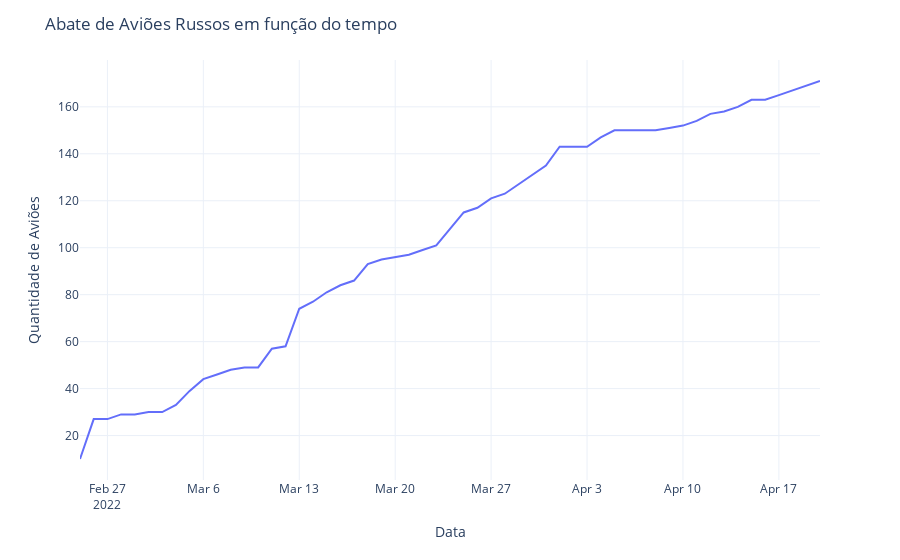

Notebook cell for this chart:
### Markdown cell above
# Plotando visualização de dados

### Code cell
Plot_abates_eq_aereos = px.line(x=base_war['date'], y=base_war['aircraft'])
Plot_abates_eq_aereos.update_layout(title='Abate de Aviões Russos em função do tempo',
xaxis_title='Data',
yaxis_title='Quantidade de Aviões', 
template = 'plotly_white') #adicionando o template
Plot_abates_eq_aereos

### Figure 1 — Plotly figure (JSON) as saved in the notebook; plotly's stock layout.template omitted (floating-point values rounded to 4 significant figures)
{"data": [{"hovertemplate": "x=%{x}<br>y=%{y}<extra></extra>", "legendgroup": "", "line": {"color": "#636efa", "dash": "solid"}, "marker": {"symbol": "circle"}, "mode": "lines", "name": "", "orientation": "v", "showlegend": false, "type": "scatter", "x": ["2022-02-25", "2022-02-26", "2022-02-27", "2022-02-28", "2022-03-01", "2022-03-02", "2022-03-03", "2022-03-04", "2022-03-05", "2022-03-06", "2022-03-07", "2022-03-08", "2022-03-09", "2022-03-10", "2022-03-11", "2022-03-12", "2022-03-13", "2022-03-14", "2022-03-15", "2022-03-16", "2022-03-17", "2022-03-18", "2022-03-19", "2022-03-20", "2022-03-21", "2022-03-22", "2022-03-23", "2022-03-24", "2022-03-25", "2022-03-26", "2022-03-27", "2022-03-28", "2022-03-29", "2022-03-30", "2022-03-31", "2022-04-01", "2022-04-02", "2022-04-03", "2022-04-04", "2022-04-05", "2022-04-06", "2022-04-07", "2022-04-08", "2022-04-09", "2022-04-10", "2022-04-11", "2022-04-12", "2022-04-13", "2022-04-14", "2022-04-15", "2022-04-16", "2022-04-17", "2022-04-18", "2022-04-19", "2022-04-20"], "xaxis": "x", "y": [10, 27, 27, 29, 29, 30, 30, 33, 39, 44, 46, 48, 49, 49, 57, 58, 74, 77, 81, 84, 86, 93, 95, 96, 97, 99, 101, 108, 115, 117, 121, 123, 127, 131, 135, 143, 143, 143, 147, 150, 150, 150, 150, 151, 152, 154, 157, 158, 160, 163, 163, 165, 167, 169, 171], "yaxis": "y"}], "layout": {"legend": {"tracegroupgap": 0}, "margin": {"t": 60}, "title": {"text": "Abate de Aviões Russos em função do tempo"}, "xaxis": {"anchor": "y", "domain": [0, 1], "title": {"text": "Data"}}, "yaxis": {"anchor": "x", "domain": [0, 1], "title": {"text": "Quantidade de Aviões"}}}}
